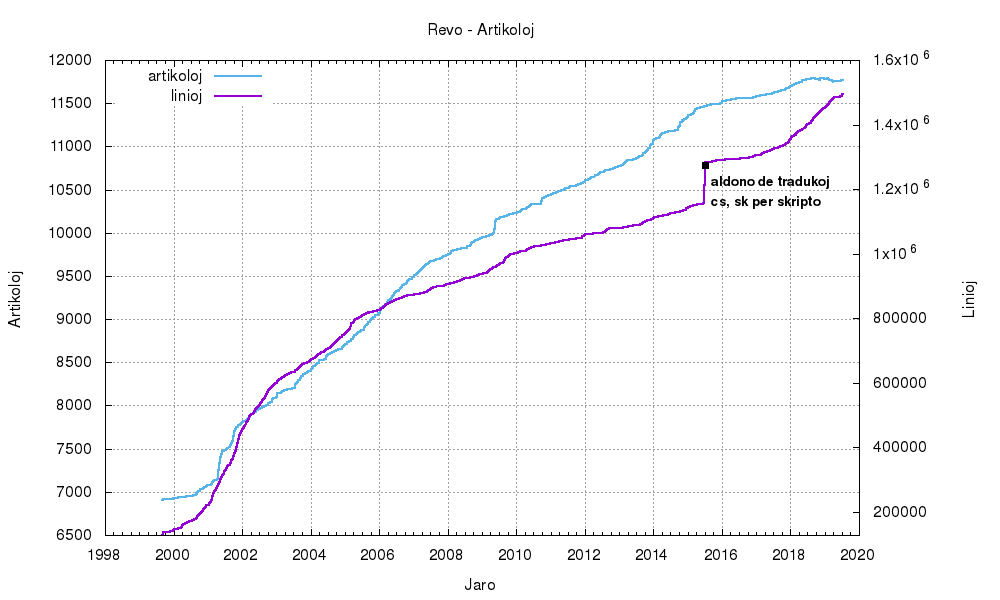

gnuplot code for this plot:
set datafile separator ","
set terminal png size 1000,600 font "Helvetica, 12"
set title "Revo - Artikoloj"
set ylabel "Artikoloj"
set y2label "Linioj"
set xlabel "Jaro"
set xdata time
set timefmt "%s"
set format x "%Y"
set key left top
set grid
#set y2range[210000:1.8e6]
set y2tics 200000, 200000
set ytics nomirror

set label "\n aldono de tradukoj\n cs, sk per skripto" at 1435968000,10780 point pt 5 front font "Helvetica-Bold,10"

plot "revo_dos_lin.dat" using 1:2 axis x1y1 with lines lw 2 lt 3 title 'artikoloj',"revo_dos_lin.dat" using 1:3 axis x1y2 with lines lw 2 lt 1 title 'linioj'
